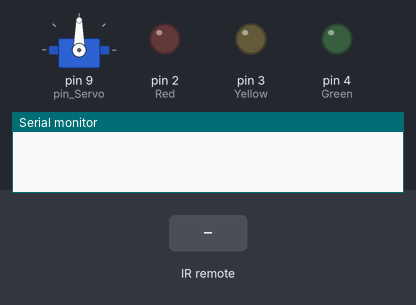
Simulated run of this sketch. Board: Arduino Uno, built with avr-gcc and run on an emulated ATmega328P. Shown: servo, output pins drawn as LEDs (lit = HIGH), the last lines printed to the serial monitor. Dashed ring = blinking. Inputs (shaded band) come from the test bench.

Above: at 2.2 s.
2.3 s: infrared code 0xFFE01F received
At 2.55 s:
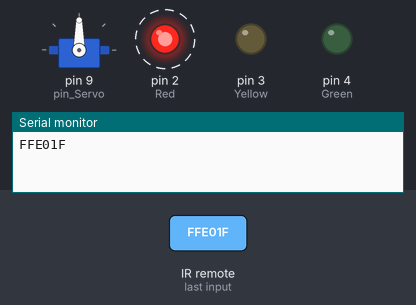
5.3 s: infrared code 0xFF629D received
At 6.4 s:
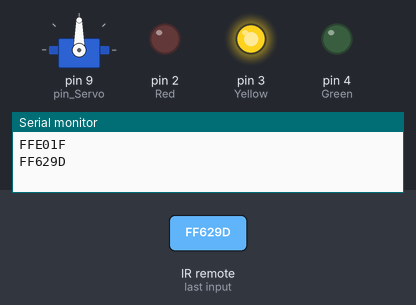
6.8 s: infrared code 0xFFA25D received
At 7.5 s:
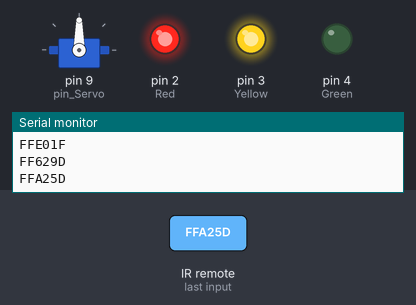
8.3 s: infrared code 0xFFE21D received
At 8.7 s:
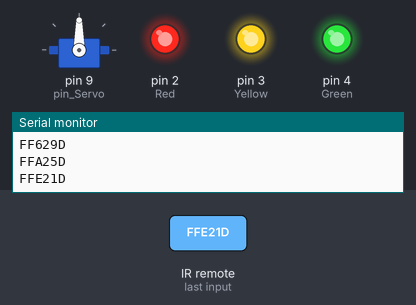
9.8 s: infrared code 0xFF22DD received
At 11.0 s:
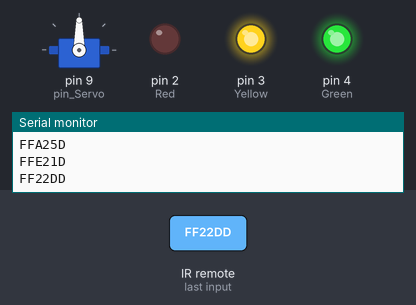
11.3 s: infrared code 0xFF02FD received
At 12.3 s:
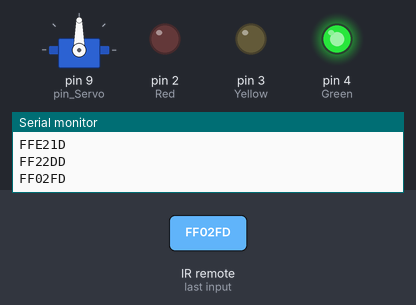
Timing chart, 0 to 13.8 s (numbered marks = the images above; inputs shaded):
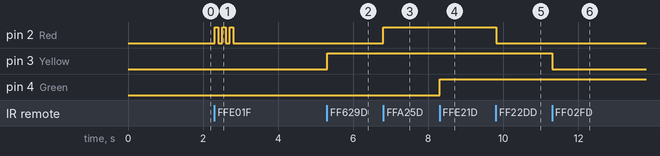

Measured:
- after the input at 2.3 s, pin 2 (Red): alternates HIGH for 0.10 s and LOW for 0.10 s, 6 changes in all, then stays LOW, starting at once
- after the input at 5.3 s, pin 3 (Yellow): LOW → HIGH at once
- after the input at 6.8 s, pin 2 (Red): LOW → HIGH at once
- after the input at 8.3 s, pin 4 (Green): LOW → HIGH at once
- after the input at 9.8 s, pin 2 (Red): HIGH → LOW at once
- after the input at 11.3 s, pin 3 (Yellow): HIGH → LOW at once

The sketch:

12c_IrRemote_servo.ino
```cpp
#include <IRremote.h>
#include <Servo.h>
#define pin_IR 11
#define Red 2
#define Yellow 3
#define Green 4
#define pin_Servo 9

// Tworzenie instancji klasy IRrecv o nazwie irrecv
IRrecv irrecv(pin_IR);
// Tworzenie instancji klasy decode_results o nazwie odczyt
// Tak naprawdę jest to zbiór zmiennych
decode_results odczyt;
// Tworzenie instancji klasy Servo o nazwie serwo
Servo serwo;

int pozycja = 90;
int zmiana = 0;

void setup() {
  Serial.begin(9600);
  serwo.attach(pin_Servo);
  irrecv.enableIRIn(); // Aktywacja odczytu
  irrecv.blink13(true); // Po odebraniu kodu migaj diodą LED 13
  serwo.write(pozycja); // Ustawienie serwo na 90 stopni
  delay(1000);
  // Inicjacja LED
  pinMode(Red, OUTPUT);
  pinMode(Yellow, OUTPUT);
  pinMode(Green, OUTPUT);
  digitalWrite(Red, LOW);
  digitalWrite(Yellow, LOW);
  digitalWrite(Green, LOW);
}

// Funkcja realizująca miganie diodą
void miganieLED (int dioda) {
  for (int i = 0; i < 3; i++) {
    digitalWrite(dioda, HIGH);
    delay(100);
    digitalWrite(dioda, LOW);
    delay(100);
  }
}

void loop() {
  // Jeśli są jakieś dane odebrane to zwracane jest TRUE
  // Odczytane dane są podstawiane do odczyt
  if (irrecv.decode(&odczyt)) {
    // Wysłanie na serial odczytanego kodu w postaci HEX
    Serial.println(odczyt.value, HEX);
    // Sprawdzanie który klawisz został naciśnięty
    // Porównywanie wartości w HEX. Przed liczbą HEX dajemy 0x
    switch (odczyt.value) {
      // UWAGA. Kody przycisków zmienić dla posiadanego pilota
      case 0xFFA25D: digitalWrite(Red, HIGH); break;    // cyfra 1
      case 0xFF629D: digitalWrite(Yellow, HIGH); break; // cyfra 2
      case 0xFFE21D: digitalWrite(Green, HIGH); break;  // cyfra 3
      case 0xFF22DD: digitalWrite(Red, LOW); break;     // cyfra 4
      case 0xFF02FD: digitalWrite(Yellow, LOW); break;  // cyfra 5
      case 0xFFC23D: digitalWrite(Green, LOW); break;   // cyfra 6
      case 0xFFE01F: miganieLED(Red); break;            // cyfra 7
      case 0xFFA857: miganieLED(Yellow); break;         // cyfra 8
      case 0xFF906F: miganieLED(Green); break;          // cyfra 9
      case 0xFF5AA5: zmiana = 1; break;                 // lewo
      case 0xFF10EF: zmiana = -1; break;                // prawo
      case 0xFF4AB5: zmiana = 0; break;                 // do dołu
      case 0xFF18E7: zmiana = 0; pozycja = 90; break;   // do góry
    }
    // Przygotowanie do pobrania nowego kodu
    irrecv.resume();
  }
  // Obliczenie nowej pozycji
  pozycja = pozycja + zmiana;
  // Zabezpieczenie przed za dużym lub za małym kątem
  if (pozycja > 179) {
    pozycja = 179;
  }
  if (pozycja < 0) {
    pozycja = 0;
  }
  // Sterowanie silnikiem
  serwo.write(pozycja);
  delay(10);
}
```
